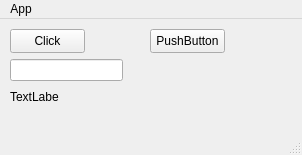
<?xml version="1.0" encoding="UTF-8"?>
<ui version="4.0">
 <class>MainWindow</class>
 <widget class="QMainWindow" name="MainWindow">
  <property name="geometry">
   <rect>
    <x>0</x>
    <y>0</y>
    <width>302</width>
    <height>155</height>
   </rect>
  </property>
  <property name="windowTitle">
   <string>MainWindow</string>
  </property>
  <widget class="QWidget" name="centralwidget">
   <widget class="QPushButton" name="pushButton">
    <property name="geometry">
     <rect>
      <x>10</x>
      <y>10</y>
      <width>75</width>
      <height>24</height>
     </rect>
    </property>
    <property name="text">
     <string>Click</string>
    </property>
   </widget>
   <widget class="QLineEdit" name="lineEdit">
    <property name="geometry">
     <rect>
      <x>10</x>
      <y>40</y>
      <width>113</width>
      <height>22</height>
     </rect>
    </property>
   </widget>
   <widget class="QLabel" name="label">
    <property name="geometry">
     <rect>
      <x>10</x>
      <y>70</y>
      <width>49</width>
      <height>16</height>
     </rect>
    </property>
    <property name="text">
     <string>TextLabel</string>
    </property>
   </widget>
   <widget class="QPushButton" name="pushButton_2">
    <property name="geometry">
     <rect>
      <x>150</x>
      <y>10</y>
      <width>75</width>
      <height>24</height>
     </rect>
    </property>
    <property name="text">
     <string>PushButton</string>
    </property>
   </widget>
  </widget>
  <widget class="QMenuBar" name="menubar">
   <property name="geometry">
    <rect>
     <x>0</x>
     <y>0</y>
     <width>302</width>
     <height>22</height>
    </rect>
   </property>
   <widget class="QMenu" name="menuApp">
    <property name="title">
     <string>App</string>
    </property>
    <addaction name="actionClick"/>
    <addaction name="actionExit"/>
   </widget>
   <addaction name="menuApp"/>
  </widget>
  <widget class="QStatusBar" name="statusbar"/>
  <action name="actionClick">
   <property name="text">
    <string>Click</string>
   </property>
  </action>
  <action name="actionExit">
   <property name="text">
    <string>Exit</string>
   </property>
  </action>
 </widget>
 <resources/>
 <connections>
  <connection>
   <sender>actionExit</sender>
   <signal>changed()</signal>
   <receiver>MainWindow</receiver>
   <slot>close()</slot>
   <hints>
    <hint type="sourcelabel">
     <x>-1</x>
     <y>-1</y>
    </hint>
    <hint type="destinationlabel">
     <x>150</x>
     <y>77</y>
    </hint>
   </hints>
  </connection>
  <connection>
   <sender>pushButton</sender>
   <signal>clicked()</signal>
   <receiver>label</receiver>
   <slot>update()</slot>
   <hints>
    <hint type="sourcelabel">
     <x>47</x>
     <y>43</y>
    </hint>
    <hint type="destinationlabel">
     <x>34</x>
     <y>99</y>
    </hint>
   </hints>
  </connection>
  <connection>
   <sender>actionClick</sender>
   <signal>changed()</signal>
   <receiver>label</receiver>
   <slot>update()</slot>
   <hints>
    <hint type="sourcelabel">
     <x>-1</x>
     <y>-1</y>
    </hint>
    <hint type="destinationlabel">
     <x>34</x>
     <y>99</y>
    </hint>
   </hints>
  </connection>
  <connection>
   <sender>pushButton_2</sender>
   <signal>clicked()</signal>
   <receiver>label</receiver>
   <slot>update()</slot>
   <hints>
    <hint type="sourcelabel">
     <x>187</x>
     <y>43</y>
    </hint>
    <hint type="destinationlabel">
     <x>34</x>
     <y>99</y>
    </hint>
   </hints>
  </connection>
 </connections>
</ui>
